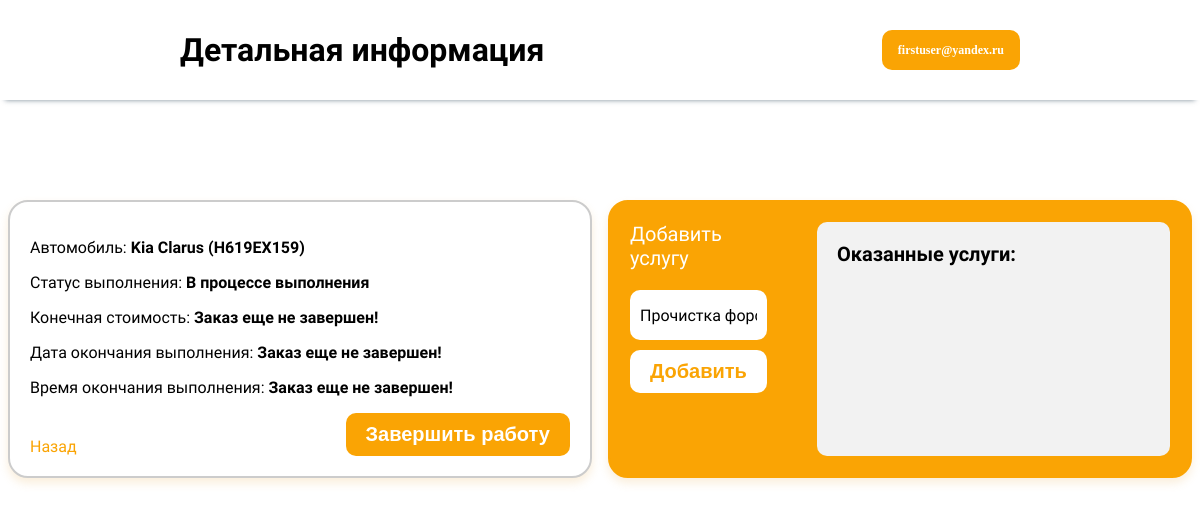
The app's page /profile/order/14/ (signed in), older data.
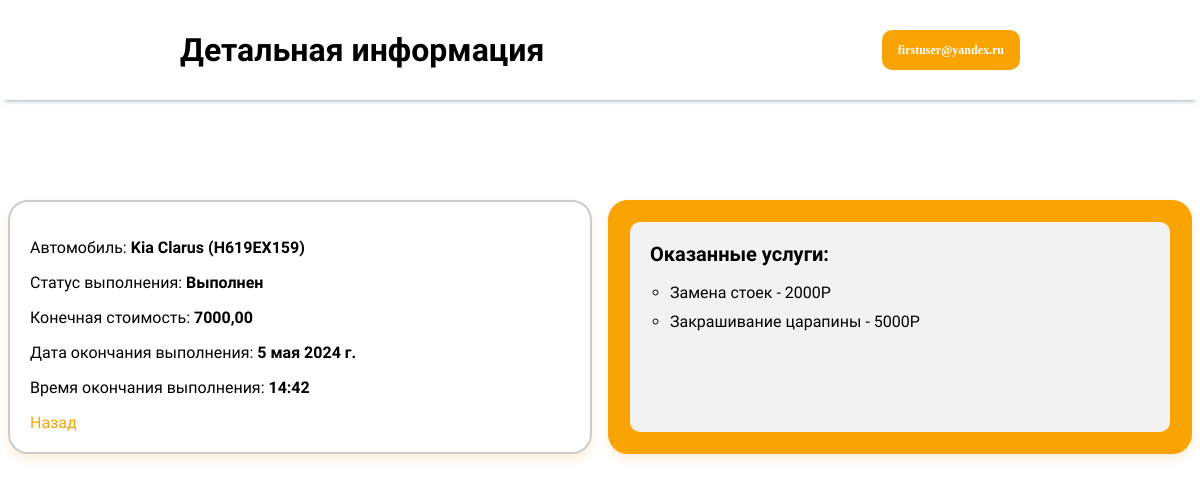
The same page, newer data.
### AuthenticationApp/models.py (models this page shows, shortened)
class CustomUser(AbstractUser):
    username = models.EmailField("Электронная почта", max_length=100, unique=True)
    bio = models.CharField("ФИО", max_length=100)
    phone_number = models.CharField("Номер телефона", max_length=18, unique=True)
    is_client = models.BooleanField(default=False)
    is_manager = models.BooleanField(default=False)
    is_mechanic = models.BooleanField(default=False)
    REQUIRED_FIELDS = ["bio", "phone_number"]
    class Meta:
        verbose_name = 'Администратор'
        verbose_name_plural = 'Администраторы'

### OrdersApp/models.py (models this page shows, shortened)
class Order(models.Model):
    car = models.ForeignKey(Car, on_delete=models.CASCADE, verbose_name='Автомобиль')
    status_choices = [
        ('PENDING', 'Ожидает выполнения'),
        ('IN_PROGRESS', 'В процессе выполнения'),
        ('COMPLETED', 'Выполнен'),
    ]
    status = models.CharField(max_length=20, choices=status_choices, default='PENDING',
                              verbose_name='Статус выполнения')
    final_cost = models.DecimalField(max_digits=10, decimal_places=2, verbose_name='Конечная стоимость', blank=True,
                                     null=True)
    end_date = models.DateField(verbose_name='Дата окончания выполнения', blank=True, null=True)
    end_time = models.TimeField(verbose_name='Время окончания выполнения', blank=True, null=True)
    appeal = models.ForeignKey('Appeal', on_delete=models.SET_NULL, verbose_name='Заявка', blank=True, null=True)
    name_of_the_responsible_mechanic = models.CharField(max_length=100, null=True)
    class Meta:
        verbose_name = 'Заказ'
        verbose_name_plural = 'Заказы'

class OrderSpecification(models.Model):
    mechanic = models.ForeignKey(Mechanic, on_delete=models.CASCADE, verbose_name='Механик')
    service = models.ForeignKey(Service, on_delete=models.CASCADE, verbose_name='Услуга')
    order = models.ForeignKey('Order', on_delete=models.CASCADE, verbose_name='Заказ')
    class Meta:
        verbose_name = 'Спецификация заказа'
        verbose_name_plural = 'Спецификации заказов'

### CarApp/models.py (models this page shows)
class Car(models.Model):
    client = models.ForeignKey(CustomUser, on_delete=models.CASCADE)
    sts = models.CharField("СТС", max_length=100)
    brand = models.CharField("Марка", max_length=100)
    model = models.CharField("Модель", max_length=100)
    body_type = models.CharField("Тип кузова", max_length=100)
    license_plate = models.CharField("Государственный номер", max_length=20)
    color = models.CharField("Цвет", max_length=50)
    vin_number = models.CharField("VIN номер", max_length=100)
    year_of_manufacture = models.PositiveSmallIntegerField("Год выпуска")
    def __str__(self):
        return f"{self.brand} {self.model} ({self.license_plate})"

### ServiceApp/models.py (models this page shows)
class Service(models.Model):
    name = models.CharField(max_length=100, verbose_name='Название')
    price = models.CharField(max_length=100, verbose_name='Стоимость')
    duration = models.CharField(max_length=100, verbose_name='Примерное время выполнения')
    service_group = models.ForeignKey('ServiceGroup', on_delete=models.CASCADE, verbose_name='Группа услуг')
    def __str__(self):
        return self.name
    class Meta:
        verbose_name = 'Услуга'
        verbose_name_plural = 'Услуги'

### OrdersApp/views.py (the view, shortened to what this page needs)
# urls.py: path('order/<int:order_id>/', views.order_details, name='order_details'),
@login_required
def order_details(request, order_id):
    order = Order.objects.get(id=order_id)
    service_groups = ServiceGroup.objects.all()
    context = {
        'order': order,
        'service_groups': service_groups,
    }
    return render(request, 'order_detail.html', context)

### OrdersApp/templates/order_detail.html (shortened to what this page needs)
<!DOCTYPE html>
<html lang="en">
<head>
    <link href='https://unpkg.com/boxicons@2.1.4/css/boxicons.min.css' rel='stylesheet'>
</head>
<body>
<header>
    <div class="header-content">
        <h1>Детальная информация</h1>
        <div class="header-buttons">
            <div class="dropdown">
                <button class="dropbtn">
                    {% if user.is_authenticated %}{{ user.username }}{% else %}Личный кабинет{% endif %}</button>
            </div>
        </div>
    </div>
</header>
<div class="main-container">
    <div class="order-details-container">
        <p>Автомобиль: <strong>{{ order.car }}</strong></p>
        <p>Статус выполнения: <strong>{{ order.get_status_display }}</strong></p>
        {% if order.final_cost == none %}
            <p>Конечная стоимость: <strong>Заказ еще не завершен!</strong></p>
        {% else %}
            <p>Конечная стоимость: <strong>{{ order.final_cost }}</strong></p>
        {% endif %}
        {% if order.end_date == none %}
            <p>Дата окончания выполнения: <strong>Заказ еще не завершен!</strong></p>
        {% else %}
            <p>Дата окончания выполнения: <strong>{{ order.end_date }}</strong></p>
        {% endif %}
        {% if order.end_time == none %}
            <p>Время окончания выполнения: <strong>Заказ еще не завершен!</strong></p>
        {% else %}
            <p>Время окончания выполнения: <strong>{{ order.end_time }}</strong></p>
        {% endif %}
        {% if order.status != 'COMPLETED' %}
            <form action="{% url 'update_order_status' order.id %}" method="post">
                {% if order.status == 'PENDING' %}
                    <div class="submit-back" style="display: flex; justify-content: space-between">
                        <a href="{% url 'all_orders' %}" class="back-button"
                           style="display: flex; align-items: flex-end; text-decoration: none; color: #faa404">Назад</a>
                        <button type="submit" name="action" value="start_work" class="order-action-button">Взять в
                            работу
                        </button>
                    </div>
                {% elif order.status == 'IN_PROGRESS' %}
                    <div class="submit-back" style="display: flex; justify-content: space-between">
                        <a href="{% url 'all_orders' %}" class="back-button"
                           style="display: flex; align-items: flex-end; text-decoration: none; color: #faa404">Назад</a>
                        <button type="submit" name="action" value="complete_work" class="order-action-button">Завершить
                            работу
                        </button>
                    </div>
                {% endif %}
            </form>
        {% else %}
            <a href="{% url 'all_orders' %}" class="back-button"
               style="display: flex; align-items: flex-end; text-decoration: none; color: #faa404">Назад</a>
        {% endif %}
    </div>
    <div class="order-services-list" style="display: flex; justify-content: space-between">
        <div class="choose-service">
            {% if order.status != 'COMPLETED' and order.status != 'PENDING' %}
                <h2 style="font-size: 20px; font-weight: normal">Добавить услугу</h2>
                <form action="{% url 'order_details' order.id %}" method="post">
                    <label>
                        <select name="service">
                            {% for group in service_groups %}
                                <optgroup label="{{ group.name }}">
                                    {% for service in group.service_set.all %}
                                        <option value="{{ service.id }}">{{ service.name }}</option>
                                    {% endfor %}
                                </optgroup>
                            {% endfor %}
                        </select>
                    </label>
                    <br>
                    <button class="add-service-button" type="submit">Добавить</button>
                </form>
            {% endif %}
        </div>
        <div class="okaz-service">
            <h2>Оказанные услуги:</h2>
            <ul style="list-style: circle; margin-left: 20px;">
                {% for specification in order.orderspecification_set.all %}
                    <li>{{ specification.service }} - {{ specification.service.price }}Р</li>
                {% endfor %}
            </ul>
        </div>
    </div>
</div>
</body>
</html>

### OrdersApp/templates/order_detail.html (style rules this page uses)
body, html { margin: 0; font-family: "Montserrat Alternates", sans-serif; }
header { display: flex; align-items: center; position: fixed; top: 0; width: 100%; background-color: #fff; height: 100px; line-height: 60px; box-shadow: 0px 5px 5px -5px rgba(34, 60, 80, 0.6); z-index: 9999; }
.header-content { width: 100%; align-items: center; display: flex; justify-content: space-between; padding: 0 15%; }
.header-content h1 { margin: 0; font-size: 32px; font-weight: 700; }
.header-buttons { margin-left: auto; display: flex; align-items: center; }
.header-buttons button { background-color: #faa404; border-radius: 10px; border: none; color: white; height: 40px; margin-left: 30px; font-family: "Montserrat", 'sans-serif'; font-weight: bold; display: flex; align-items: center; }
.main-container { margin-top: 200px; display: flex; justify-content: space-around; }
.order-details-container, .order-services-list { width: 45%; padding: 20px; border-radius: 20px; box-shadow: 0px 5px 10px 0px rgba(231, 172, 76, 0.2); }
.order-details-container { background-color: #fff; border: 2px solid #ccc; }
.order-services-list { background-color: #faa404; border: 2px solid #faa404; color: #fff; }
.order-services-list h2 { margin-top: 0; }
.order-services-list ul { list-style-type: none; padding: 0; }
.order-services-list li { margin-bottom: 10px; }
.dropdown { position: relative; display: inline-block; }
.dropbtn { background-color: transparent; color: #faa404; padding: 16px; font-size: 12px; border: none; cursor: pointer; border-radius: 10px; }
.header-buttons { display: flex; align-items: center; }
.okaz-service { width: 100%; max-height: 234px; background-color: #f2f2f2; padding: 20px; border-radius: 10px; overflow-y: scroll; color: #000; text-align: left; margin-left: 50px; }
.okaz-service h2 { font-weight: 600; font-size: 20px; }
.okaz-service { margin-left: 0; }

Row changes from the older to the newer data that the page shows:
changed Order "Kia Clarus (Н619ЕХ159)": status "В процессе выполнения" → "Выполнен"; final_cost (not shown) → "7000,00"; end_date (not shown) → "5 мая 2024 г."; end_time (not shown) → "14:42"
added OrderSpecification: service "Замена стоек", service.price "2000"
added OrderSpecification: service "Закрашивание царапины", service.price "5000"
Text that changed along with them:
form field service: "Прочистка форсунок" → (not shown)
text no longer shown: "Заказ еще не завершен! Заказ еще не завершен! Заказ еще не завершен! Завершить работу Добавить услугу Добавить"
